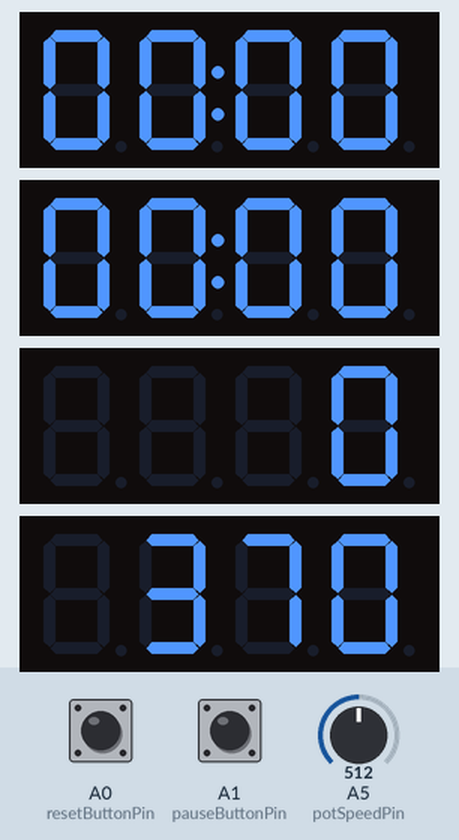
Bench run of a sketch on a simulated Arduino Uno, built with avr-gcc and run on an emulated ATmega328P. Shown: 4 × 4-digit seven-segment display. The inputs (shaded band) are chosen by the test bench; at power-on: A5 (potSpeedPin) = 512, A1 (pauseButtonPin) HIGH, A0 (resetButtonPin) HIGH.

Above: at 1.2 s.
1.3 s: A5 (potSpeedPin) set to 660
At 2.5 s:
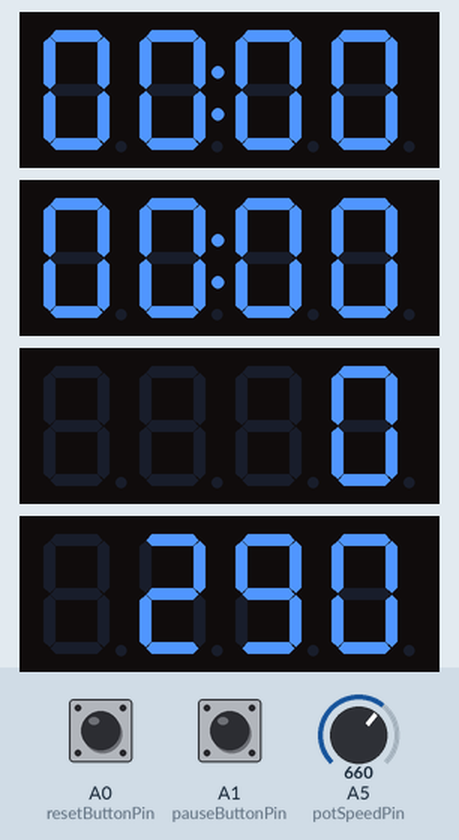
2.9 s: A5 (potSpeedPin) set to 716
At 3.11 s:
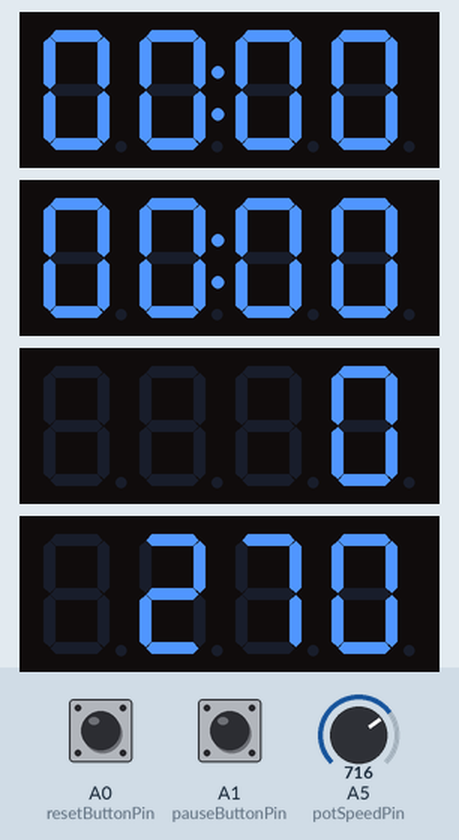
4.5 s: A1 (pauseButtonPin) pulled LOW for 0.15 s
At 6.3 s:
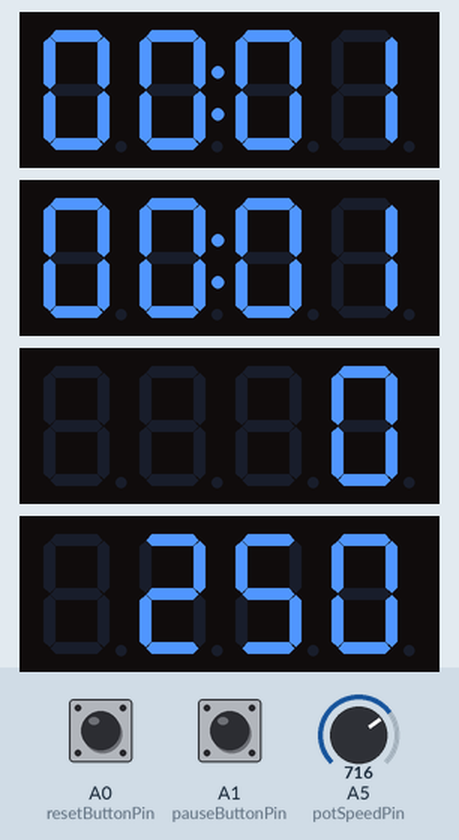
7.6 s: A5 (potSpeedPin) set to 640
At 8.9 s:
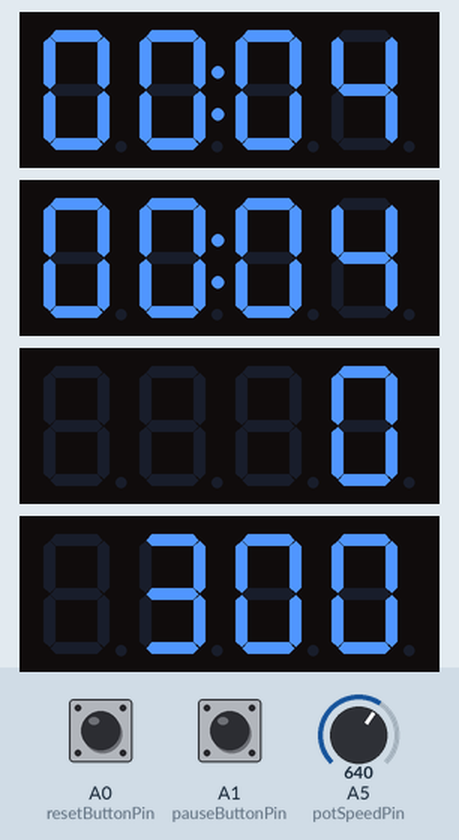
9.1 s: A0 (resetButtonPin) pulled LOW for 3.2 s
At 9.5 s:
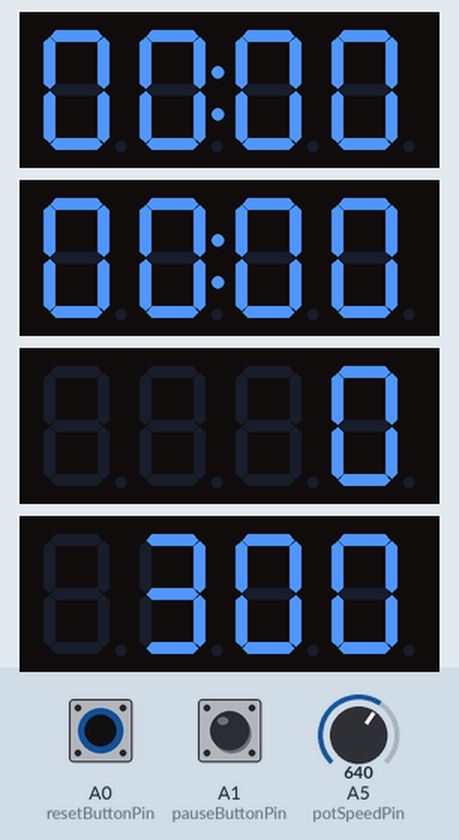
15.3 s: A0 (resetButtonPin) pulled LOW for 0.15 s
At 16.9 s:
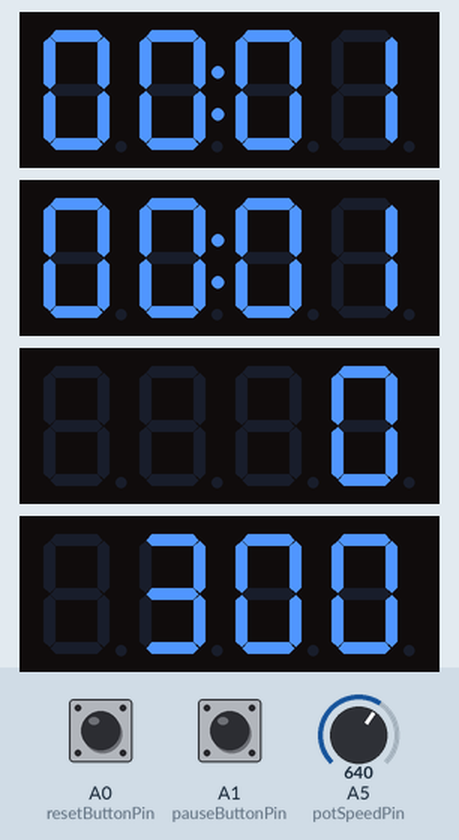
Timing chart, 0 to 18.4 s (numbered marks = the images above; inputs shaded):
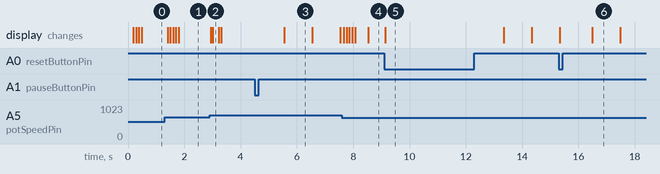

The sketch:

Four_TM1637_Chrono.ino
```cpp
#include <TM1637Display.h>

const int clk1 = 2;
const int data1 = 3;
const int clk2 = 4;
const int data2 = 5;
const int clk3 = 6;
const int data3 = 7;
const int clk4 = 8;
const int data4 = 9;

const int potSpeedPin = A5;

TM1637Display displayWorldClock(clk1, data1);// define dispaly 1 object
TM1637Display displayStopwatch(clk2, data2);// define dispaly 1 object
TM1637Display displayAirspeed(clk3, data3);// define dispaly 1 object
TM1637Display displayDistance(clk4, data4);// define dispaly 1 object

int valueWorldClock,
    digit1WorldClock,
    digit2WorldClock,
    digit3WorldClock,
    digit4WorldClock;

int valueStopwatch,
    digit1Stopwatch,
    digit2Stopwatch,
    digit3Stopwatch,
    digit4Stopwatch;

int lastStopwatchValue;
int valueAirspeed;
int valueDistance;

const int resetButtonPin = A0;
const int pauseButtonPin = A1;

unsigned long arduinoTime;
unsigned long startTimeStopwatch;
unsigned long watchTime;
unsigned long pauseTimeStopwatch;

bool paused;

unsigned long nextPotSurveyTime;

String debugString = "debu";

int potBuffer = 10;
int potFloor, potCeiling;

void setup(){
  pinMode(resetButtonPin,INPUT_PULLUP);
  pinMode(pauseButtonPin,INPUT_PULLUP);
  pinMode(potSpeedPin, INPUT);

  displayWorldClock.setBrightness(0x0a);
  displayStopwatch.setBrightness(0x0a);
  displayAirspeed.setBrightness(0x0a);
  displayDistance.setBrightness(0x0a);
//  Serial.begin(9600);
  arduinoTime = millis();
  startTimeStopwatch = arduinoTime;
  pauseTimeStopwatch = arduinoTime;
  paused = true;

//  Serial.println(debugString);

  displayWorldClock.showNumberDecEx(0, 0b01000000, true, 4, 0);
  displayStopwatch.showNumberDecEx(0, 0b01000000, true, 4, 0);
  displayDistance.showNumberDecEx(0, 0b00000000, false, 4, 0);
  displayAirspeed.showNumberDecEx(0, 0b00000000, false, 4, 0);

  potFloor = 0 + potBuffer;
  potCeiling = 1023 - (potBuffer * 2);
}

int potValue;
int lastPotValue;
unsigned long potSurveyDelay = 100;

int airspeedRaw;
int minAirspeed = 100;
int maxAirspeed = 650;
int lastAirspeed;
float millisPerHour = 3600000;
float watchTimeHours;
float trueDistance;
int distanceForDisplay;
int lastDistanceForDisplay;
bool pauseButtonDebounceCleared = true;
unsigned long debounceCheckTime;
unsigned long debounceCheckDelay = 30L;
unsigned long pauseDeltaTime;

int potHist0;
int potHist1;
int potHist2;
int potHist3;
int potHist4;
int potAverage;

int airspeedDigitHundreds, airspeedDigitTens;

void loop()
{
  arduinoTime = millis();

  if (arduinoTime > nextPotSurveyTime)
  {
    potValue = analogRead(potSpeedPin);

    potHist4 = potHist3;
    potHist3 = potHist2;
    potHist2 = potHist1;
    potHist1 = potHist0;
    potHist0 = potValue;
    potAverage = (potHist4 + potHist3 + potHist2 + potHist1 + potHist0) / 5;

    airspeedRaw = constrain(map(potAverage, potFloor, potCeiling, maxAirspeed, minAirspeed), minAirspeed, maxAirspeed);
    airspeedDigitHundreds = airspeedRaw / 100;
    airspeedDigitTens = (airspeedRaw % 100) / 10;
    valueAirspeed = airspeedDigitHundreds * 100 + airspeedDigitTens * 10;

    nextPotSurveyTime = arduinoTime + potSurveyDelay;
  }

  if (digitalRead(resetButtonPin) == LOW)
  {
    startTimeStopwatch = arduinoTime;
    if (paused)
    {
      pauseTimeStopwatch = startTimeStopwatch;
      watchTime = 0;
    }
  }

  if (pauseButtonDebounceCleared)
  {
    if (digitalRead(pauseButtonPin) == LOW)
    {
//      Serial.println("Pause Button Pressed");
      pauseButtonDebounceCleared = false;
      debounceCheckTime = arduinoTime + debounceCheckDelay;
      if (paused)
      {
        paused = false;
        pauseDeltaTime = arduinoTime - pauseTimeStopwatch;
        startTimeStopwatch += pauseDeltaTime;
      }
      else
      {
        pauseTimeStopwatch = arduinoTime;
        paused = true;
      }
    }
  }
  else if (arduinoTime > debounceCheckTime && digitalRead(pauseButtonPin) == HIGH)
  {
    pauseButtonDebounceCleared = true;
  }

  if (!paused)
  {
    watchTime = arduinoTime - startTimeStopwatch;
  }

  int watchSeconds = (int)(watchTime / 1000L);
  int watchMinutes = watchSeconds / 60;

  digit1Stopwatch = watchMinutes / 10;
  digit2Stopwatch = watchMinutes % 10;
  int clockSeconds = watchSeconds % 60;
  digit3Stopwatch = clockSeconds / 10;
  digit4Stopwatch = clockSeconds % 10;
//  debugString = String(digit1Stopwatch) +
//                String(digit2Stopwatch) +
//                String(digit3Stopwatch) +
//                String(digit4Stopwatch);

  valueStopwatch = digit1Stopwatch * 1000 +
          digit2Stopwatch * 100 +
          digit3Stopwatch * 10 +
          digit4Stopwatch;

  if (lastStopwatchValue != valueStopwatch)
  {
    displayStopwatch.showNumberDecEx(valueStopwatch, 0b01000000, true, 4, 0);
    lastStopwatchValue = valueStopwatch;
//    Serial.println(debugString);
    displayWorldClock.showNumberDecEx(valueStopwatch, 0b01000000, true, 4, 0);
  }

  watchTimeHours = (float)watchTime / millisPerHour;
  trueDistance = (float)valueAirspeed * watchTimeHours;
  distanceForDisplay = (int)trueDistance;
  if (distanceForDisplay != lastDistanceForDisplay)
  {
    displayDistance.showNumberDecEx(distanceForDisplay, 0b00000000, false, 4, 0);
  }
  lastDistanceForDisplay = distanceForDisplay;

  if (valueAirspeed != lastAirspeed)
  {
    displayAirspeed.showNumberDecEx(valueAirspeed, 0b00000000, false, 4, 0);
  }
  lastAirspeed = valueAirspeed;
}
```

Measured:
- after the input at 1.3 s, the display: first changes after 0.12 s (image 1 shows a later state)
- after the input at 2.9 s, the display: first changes at once (image 2 shows a later state)
- after the input at 4.5 s, the display: changes after 1.0 s (image 3)
- after the input at 7.6 s, the display: first changes after 0.06 s (image 4 shows a later state)
- what the display in image 3 shows lasts 1.0 s, from 5.5 s to 6.5 s
